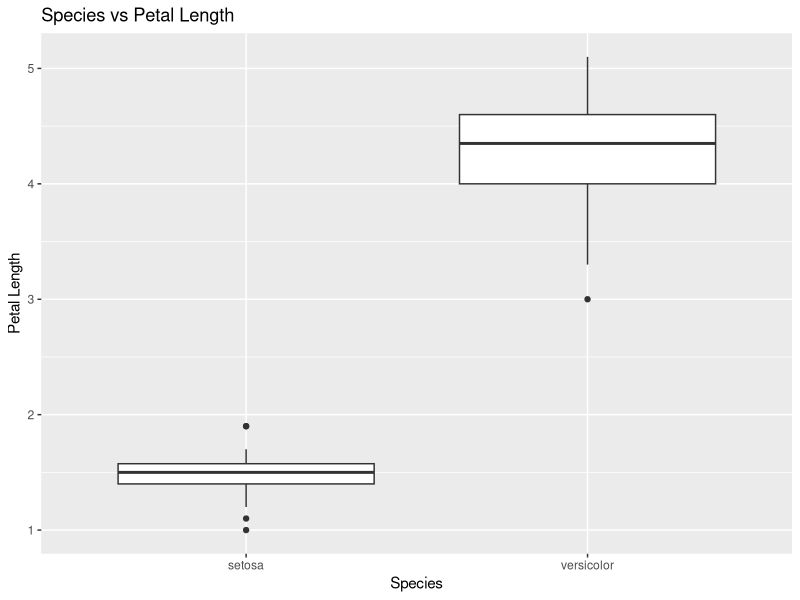
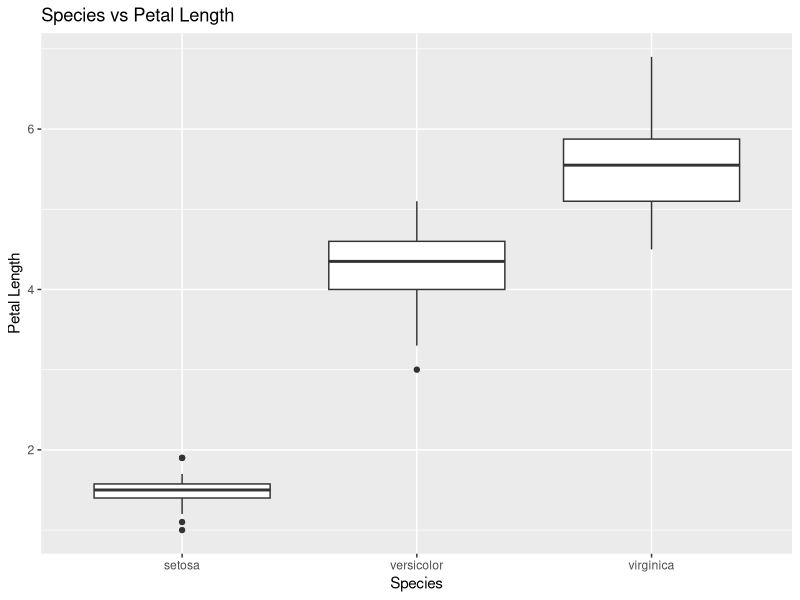
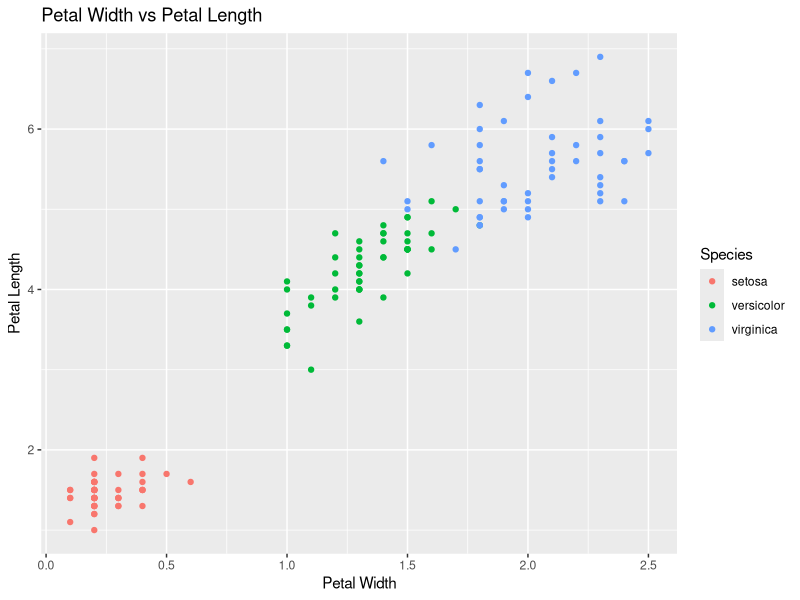
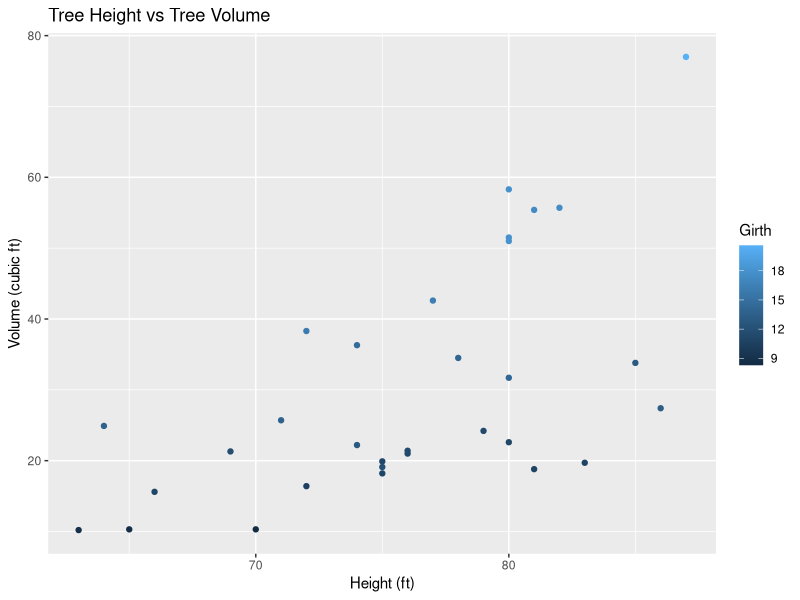
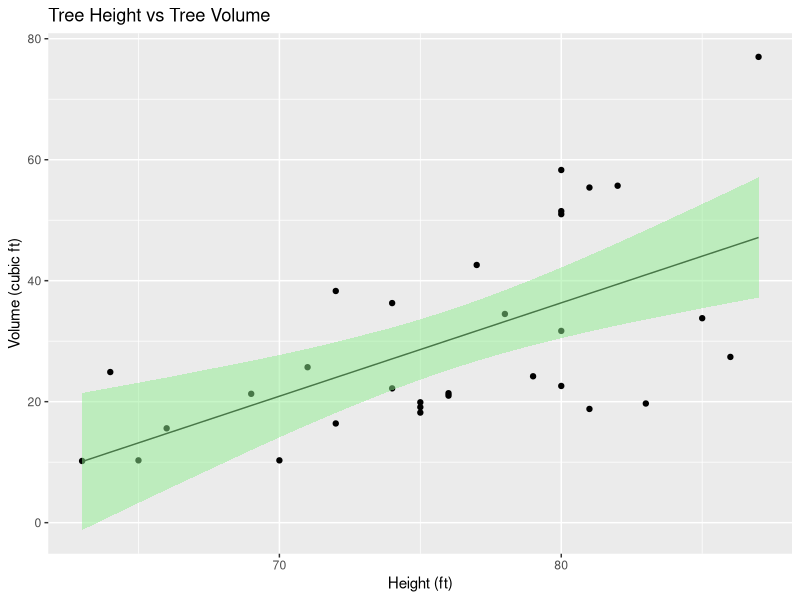
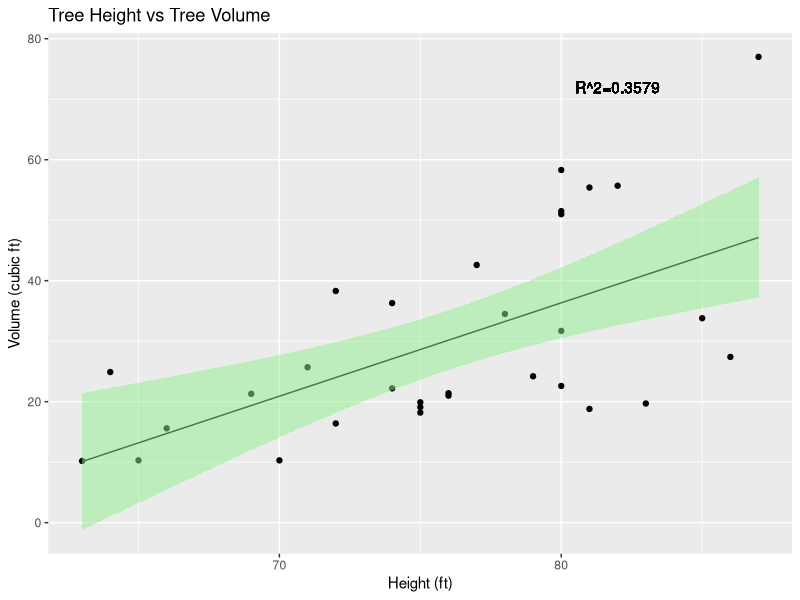

R code for these plots, in order:
## ---- chunk 1
data("iris")
head(iris)
## ---- chunk 2
library(tidyverse)
iris.subset <- iris %>%
  filter(Species == "setosa" | Species == "versicolor")
slice_sample(iris.subset)
## ---- chunk 3
library(ggplot2)
ggplot(data=iris.subset, aes(x=Species, y=Petal.Length)) +
  geom_boxplot() +
  labs( title='Species vs Petal Length') +
  labs( x="Species", y="Petal Length")
## ---- chunk 4
t.test(data=iris.subset, Petal.Length ~ Species)
## ---- chunk 5
t.test(data=iris.subset, Petal.Length ~ Species, conf.level=0.99)
## ---- chunk 6
library(ggplot2)
ggplot(data=iris, aes(x=Species, y=Petal.Length)) + 
  geom_boxplot() + 
  labs( title='Species vs Petal Length') +
  labs( x="Species", y="Petal Length")
## ---- chunk 7
iris.mod.1 <- lm(data=iris, Sepal.Length ~ Species-1)
## ---- chunk 8
anova(iris.mod.1)
## ---- chunk 9
summary(iris.mod.1)
## ---- chunk 10
ggplot(data=iris, aes(x=Petal.Width, y=Petal.Length, color=Species)) +
  geom_point() +
  labs( title='Petal Width vs Petal Length') +
  labs( x="Petal Width", y="Petal Length")
## ---- chunk 11
iris.mod.2 <- lm(data=iris, Petal.Length ~ Petal.Width)
iris.mod.2
## ---- chunk 12
summary(iris.mod.2)
## ---- chunk 13
ggplot(data=trees, aes(x=Height, y=Volume, color=Girth)) +
  geom_point() +
  labs( title='Tree Height vs Tree Volume') +
  labs( x="Height (ft)", y="Volume (cubic ft)")
## ---- chunk 14
model <- lm(Volume ~ Height, data=trees)
## ---- chunk 15
summary(model)
confint(model)
## ---- chunk 16
trees.w.pred <- cbind(trees, predict(model, interval="confidence"))
trees.w.pred
## ---- chunk 17
ggplot(data = trees.w.pred, aes(x=Height, y=Volume)) +
  geom_point() +
  geom_line(aes(y=fit)) +
  geom_ribbon(aes(ymin=lwr, ymax=upr), alpha=0.5, fill = "lightgreen") +
  labs( title='Tree Height vs Tree Volume') +
  labs( x="Height (ft)", y="Volume (cubic ft)")
## ---- chunk 18
ggplot(data = trees.w.pred, aes(x=Height, y=Volume)) +
  geom_point() +
  geom_line(aes(y=fit)) +
  geom_ribbon(aes(ymin=lwr, ymax=upr), alpha=0.5, fill = "lightgreen") +
  geom_text(data = trees.w.pred, aes(x=82, y=72, label="R^2=0.3579")) +
  labs( title='Tree Height vs Tree Volume') +
  labs( x="Height (ft)", y="Volume (cubic ft)") 
